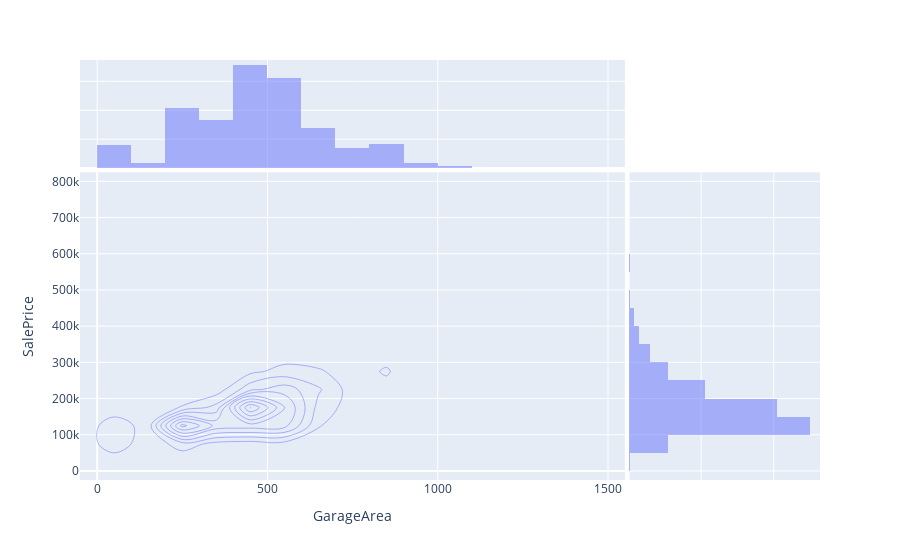

Here is the notebook cell this chart was saved with:
### Code cell
fig = px.density_contour(all_numerical_cols, x='GarageArea', y='SalePrice', marginal_x='histogram', marginal_y='histogram')
fig.show()

### Figure 1 — Plotly figure (JSON) as saved in the notebook; plotly's stock layout.template omitted (floating-point values rounded to 4 significant figures; data arrays with more than 128 entries replaced by an {"elided": "..."} marker saying what was removed)
{"data": [{"contours": {"coloring": "none"}, "hovertemplate": "GarageArea=%{x}<br>SalePrice=%{y}<br>count=%{z}<extra></extra>", "legendgroup": "", "line": {"color": "#636efa"}, "name": "", "showlegend": false, "type": "histogram2dcontour", "x": {"elided": "1460 int values"}, "xaxis": "x", "xbingroup": "x", "y": {"elided": "1460 int values"}, "yaxis": "y", "ybingroup": "y"}, {"bingroup": "x", "hovertemplate": "GarageArea=%{x}<br>count=%{y}<extra></extra>", "legendgroup": "", "marker": {"color": "#636efa"}, "name": "", "opacity": 0.5, "showlegend": false, "type": "histogram", "x": {"elided": "1460 int values"}, "xaxis": "x3", "yaxis": "y3"}, {"bingroup": "y", "hovertemplate": "SalePrice=%{y}<br>count=%{x}<extra></extra>", "legendgroup": "", "marker": {"color": "#636efa"}, "name": "", "opacity": 0.5, "showlegend": false, "type": "histogram", "xaxis": "x2", "y": {"elided": "1460 int values"}, "yaxis": "y2"}], "layout": {"barmode": "overlay", "legend": {"tracegroupgap": 0}, "margin": {"t": 60}, "xaxis": {"anchor": "y", "domain": [0, 0.7363], "title": {"text": "GarageArea"}}, "xaxis2": {"anchor": "y2", "domain": [0.7413, 1], "matches": "x2", "showgrid": true, "showline": false, "showticklabels": false, "ticks": ""}, "xaxis3": {"anchor": "y3", "domain": [0, 0.7363], "matches": "x", "showgrid": true, "showticklabels": false}, "xaxis4": {"anchor": "y4", "domain": [0.7413, 1], "matches": "x2", "showgrid": true, "showline": false, "showticklabels": false, "ticks": ""}, "yaxis": {"anchor": "x", "domain": [0, 0.7326], "title": {"text": "SalePrice"}}, "yaxis2": {"anchor": "x2", "domain": [0, 0.7326], "matches": "y", "showgrid": true, "showticklabels": false}, "yaxis3": {"anchor": "x3", "domain": [0.7426, 1], "matches": "y3", "showgrid": true, "showline": false, "showticklabels": false, "ticks": ""}, "yaxis4": {"anchor": "x4", "domain": [0.7426, 1], "matches": "y3", "showgrid": true, "showline": false, "showticklabels": false, "ticks": ""}}}
